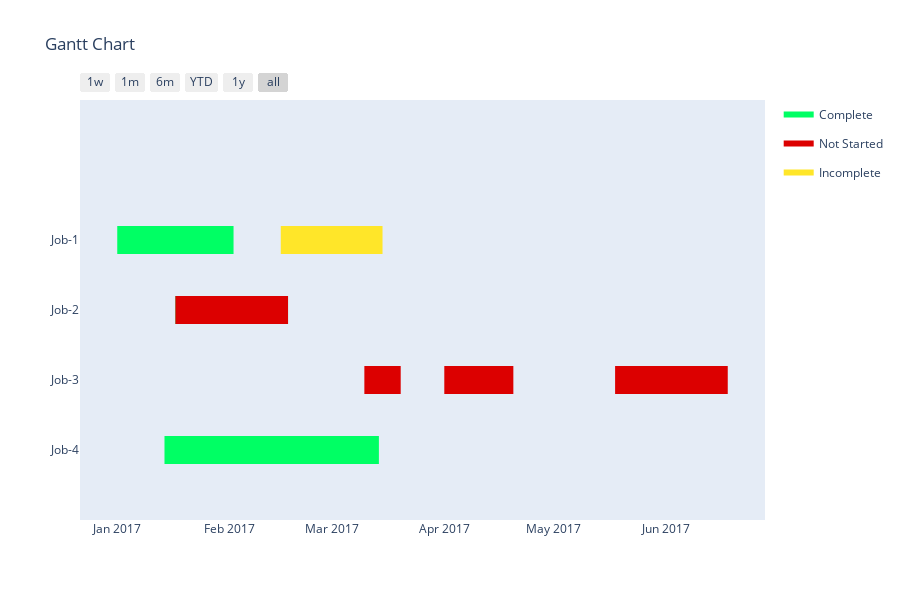

Notebook source saved alongside this figure:
### Markdown cell above
### Gant Diagram

### Code cell
df = [dict(Task="Job-1", Start='2017-01-01', Finish='2017-02-02', Resource='Complete'),
      dict(Task="Job-1", Start='2017-02-15', Finish='2017-03-15', Resource='Incomplete'),
      dict(Task="Job-2", Start='2017-01-17', Finish='2017-02-17', Resource='Not Started'),
      dict(Task="Job-2", Start='2017-01-17', Finish='2017-02-17', Resource='Complete'),
      dict(Task="Job-3", Start='2017-03-10', Finish='2017-03-20', Resource='Not Started'),
      dict(Task="Job-3", Start='2017-04-01', Finish='2017-04-20', Resource='Not Started'),
      dict(Task="Job-3", Start='2017-05-18', Finish='2017-06-18', Resource='Not Started'),
      dict(Task="Job-4", Start='2017-01-14', Finish='2017-03-14', Resource='Complete')]

colors = {'Not Started': 'rgb(220, 0, 0)',
          'Incomplete': (1, 0.9, 0.16),
          'Complete': 'rgb(0, 255, 100)'}

fig = ff.create_gantt(df, colors=colors, index_col='Resource', show_colorbar=True,
                      group_tasks=True)
fig.show()

### Figure 1 — Plotly figure (JSON) as saved in the notebook; plotly's stock layout.template omitted (floating-point values rounded to 4 significant figures)
{"data": [{"fill": "toself", "fillcolor": "rgb(0, 255, 100)", "hoverinfo": "name", "legendgroup": "rgb(0, 255, 100)", "mode": "none", "name": "Complete", "type": "scatter", "x": ["2017-01-01", "2017-02-02", "2017-02-02", "2017-01-01", "2017-01-01", "2017-01-17", "2017-02-17", "2017-02-17", "2017-01-17", "2017-01-17", "2017-01-14", "2017-03-14", "2017-03-14", "2017-01-14"], "y": [2.8, 2.8, 3.2, 3.2, null, 1.8, 1.8, 2.2, 2.2, null, -0.2, -0.2, 0.2, 0.2]}, {"fill": "toself", "fillcolor": "rgb(220, 0, 0)", "hoverinfo": "name", "legendgroup": "rgb(220, 0, 0)", "mode": "none", "name": "Not Started", "type": "scatter", "x": ["2017-01-17", "2017-02-17", "2017-02-17", "2017-01-17", "2017-01-17", "2017-03-10", "2017-03-20", "2017-03-20", "2017-03-10", "2017-03-10", "2017-04-01", "2017-04-20", "2017-04-20", "2017-04-01", "2017-04-01", "2017-05-18", "2017-06-18", "2017-06-18", "2017-05-18"], "y": [1.8, 1.8, 2.2, 2.2, null, 0.8, 0.8, 1.2, 1.2, null, 0.8, 0.8, 1.2, 1.2, null, 0.8, 0.8, 1.2, 1.2]}, {"fill": "toself", "fillcolor": "rgb(255, 230, 41)", "hoverinfo": "name", "legendgroup": "rgb(255, 230, 41)", "mode": "none", "name": "Incomplete", "type": "scatter", "x": ["2017-02-15", "2017-03-15", "2017-03-15", "2017-02-15"], "y": [2.8, 2.8, 3.2, 3.2]}, {"legendgroup": "rgb(0, 255, 100)", "marker": {"color": "rgb(0, 255, 100)", "opacity": 0, "size": 1}, "mode": "markers", "name": "", "showlegend": false, "text": [null, null, null, null, null, null], "type": "scatter", "x": ["2017-01-01", "2017-02-02", "2017-01-17", "2017-02-17", "2017-01-14", "2017-03-14"], "y": [3, 3, 2, 2, 0, 0]}, {"legendgroup": "rgb(220, 0, 0)", "marker": {"color": "rgb(220, 0, 0)", "opacity": 0, "size": 1}, "mode": "markers", "name": "", "showlegend": false, "text": [null, null, null, null, null, null, null, null], "type": "scatter", "x": ["2017-01-17", "2017-02-17", "2017-03-10", "2017-03-20", "2017-04-01", "2017-04-20", "2017-05-18", "2017-06-18"], "y": [2, 2, 1, 1, 1, 1, 1, 1]}, {"legendgroup": "rgb(255, 230, 41)", "marker": {"color": "rgb(255, 230, 41)", "opacity": 0, "size": 1}, "mode": "markers", "name": "", "showlegend": false, "text": [null, null], "type": "scatter", "x": ["2017-02-15", "2017-03-15"], "y": [3, 3]}], "layout": {"height": 600, "hovermode": "closest", "showlegend": true, "title": {"text": "Gantt Chart"}, "xaxis": {"rangeselector": {"buttons": [{"count": 7, "label": "1w", "step": "day", "stepmode": "backward"}, {"count": 1, "label": "1m", "step": "month", "stepmode": "backward"}, {"count": 6, "label": "6m", "step": "month", "stepmode": "backward"}, {"count": 1, "label": "YTD", "step": "year", "stepmode": "todate"}, {"count": 1, "label": "1y", "step": "year", "stepmode": "backward"}, {"step": "all"}]}, "showgrid": false, "type": "date", "zeroline": false}, "yaxis": {"autorange": false, "range": [-1, 5], "showgrid": false, "ticktext": ["Job-4", "Job-3", "Job-2", "Job-1"], "tickvals": [0, 1, 2, 3], "zeroline": false}}}
